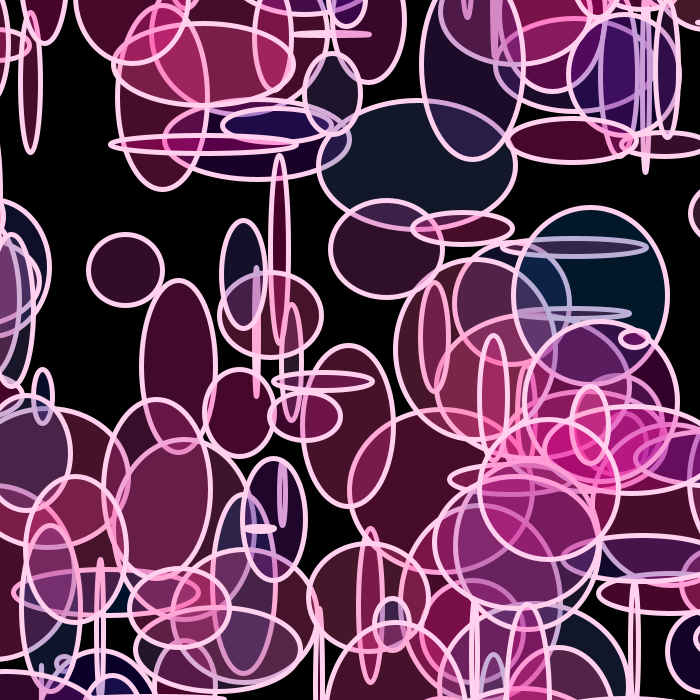
Frame 1 (no input)
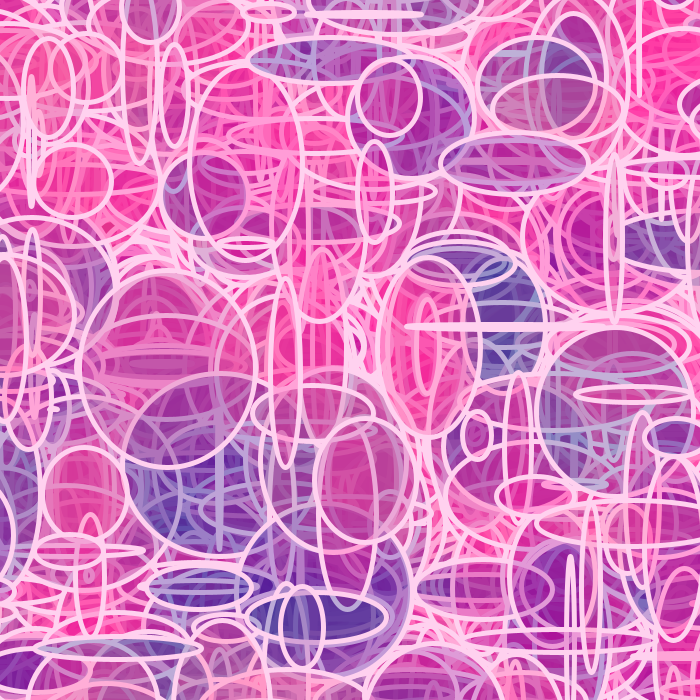
Frame 60 (the mouse pressed at the canvas centre just before this capture)
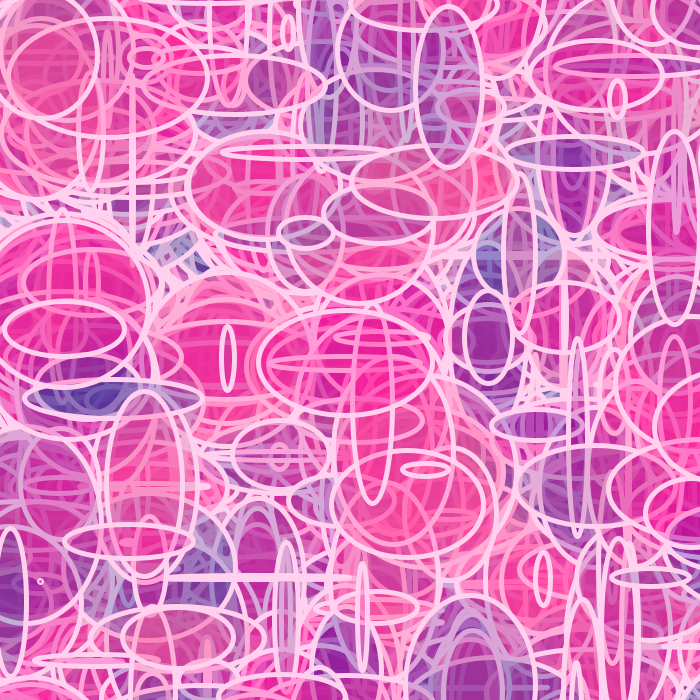
Frame 120 (the mouse held since frame 60 and released just before this capture)

The Processing sketch that drew these frames (run headless with seeded random() and noise(); from frame 60 on, the mouse is pressed at the canvas centre):

// Processing sketch: processing_78314
// ── processing_78314.pde

Circle[] circles;


void setup(){
  size(700,700);
  background(0,0,0);
  circles= new Circle[200];
  for(int i=0; i<circles.length; i++){
      circles[i]= new Circle(random(width),random(height), random(-500,500),random(-500,500),random(-10,10),random(-10,10));
  }
}

void draw(){
  for(int i=0; i <circles.length; i++){
  circles[i].move();
  circles[i].display();
  }
}






class Circle{
  float x,y,offx,offy,x2,y2,angle,rad;
  
  //constructor
  Circle(float _x, float _y, float _offx, float _offy,float _x2, float _y2){
    x2= _x2;
    y2= _y2;
    offx= _offx;
    offy= _offy;
    x= _x;
    y= _y;
  }
  
  //methods
void move(){
  angle+=.1;
  rad=300;
  
  
  x= rad*cos(radians(angle*4))*sin(radians(angle*5))*sin(radians(angle*3));
  y= rad*sin(radians(angle*4))*cos(radians(angle*5))*cos(radians(angle*3));
  }
  
void display(){
  //float ellsize= (mouseX-mouseY)/random(10);
  
  fill(random(500),random(92),153,70);
  smooth();
  //noStroke();
  strokeWeight(5);
  stroke(255,209,239);
  ellipse(x+offx+width/2,y+offy+height/2,random(200),random(200)); 
}


}
